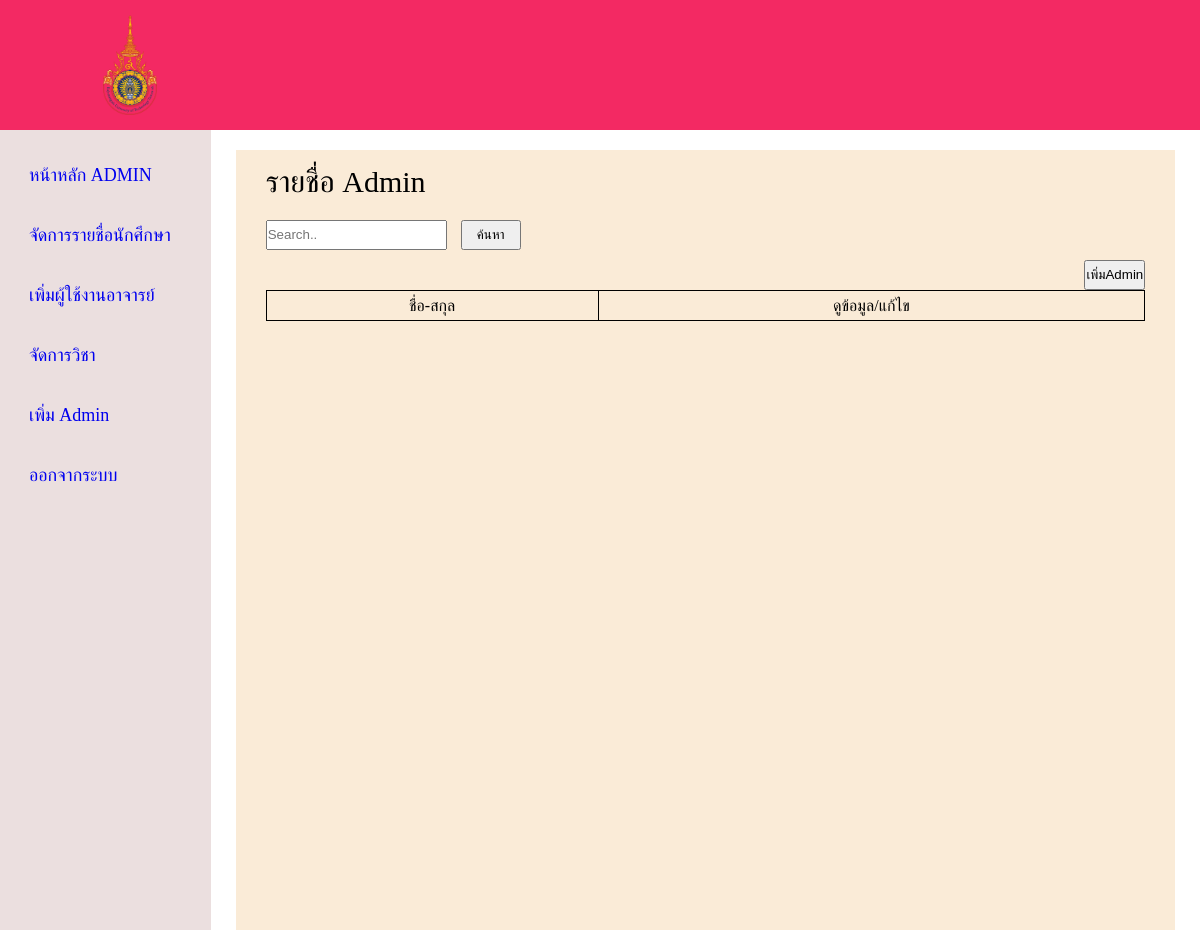
The app's page /admin/add-admin.php (signed in), older data.
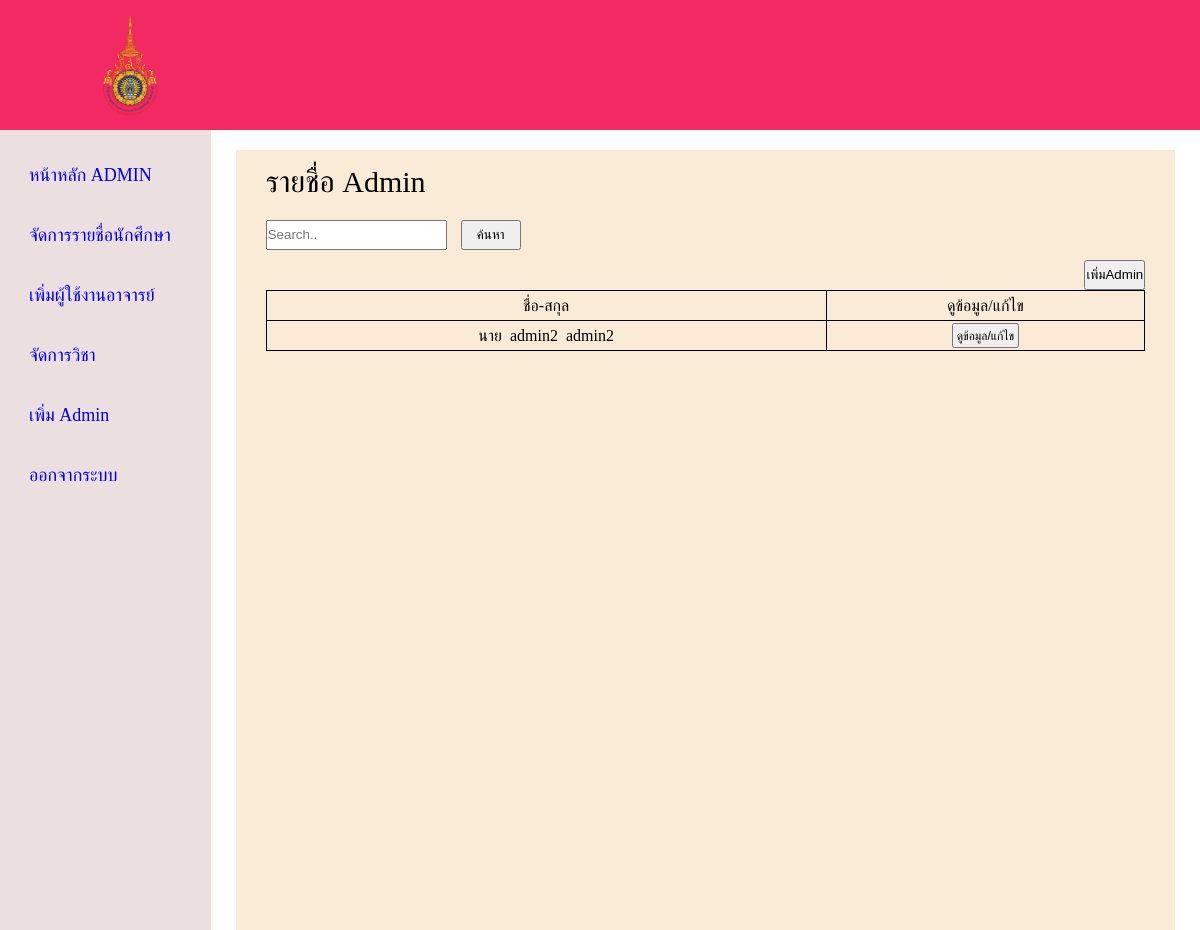
The same page, newer data.
### tables this page shows
CREATE TABLE `admin_list` (
  `Admin_id` int(11) NOT NULL,
  `User_id` int(11) NOT NULL,
  `Prefix` text NOT NULL,
  `Fname` varchar(100) NOT NULL,
  `Lname` varchar(100) NOT NULL
);

### admin/add-admin.php (the view, shortened to what this page needs)
<?php
require '../connect.php';
if(isset($_POST['btn-search'])){
    $name = $_POST['searchA'];
    $sql = "SELECT * FROM admin_list WHERE Fname LIKE '%$name%' order by Fname ASC";
}
else{
    $sql = "SELECT * FROM admin_list";
}
$result = $connect->query($sql);
?>
<!DOCTYPE html>
<html lang="en">
<head>
    <link rel='stylesheet' type='text/css' media='screen' href='styleadmin.css'>
</head>
<body>
<header class="header">
        <img src="../picture/มหาวิทยาลัยเทคโนโลยีราชมงคลตะวันออก.png" class="logo">
        </header>
        <div class="container">
            <nav class="sidebar">
                <div class="menu-bar">
                    <div class="menu">
                        <ul class="menu-links">
                            <li class="link">
                                <a href ="admin_home.php">
                                    <span class="text nav-text">หน้าหลัก ADMIN</span>
                                </a>
                            </li>
                            <li class="link">
                                <a href ="admin_manageStd.php">
                                    <span class="text nav-text">จัดการรายชื่อนักศึกษา</span>
                                </a>
                            </li>
                            <li class="link">
                                <a href ="add-user-teacher.php">
                                    <span class="text nav-text">เพิ่มผู้ใช้งานอาจารย์</span>
                                </a>
                            </li>
                            <li class="link">
                                <a href ="Admin_manageSub.php">
                                    <span class="text nav-text">จัดการวิชา</span>
                                </a>
                            </li>
                            <li class="link">
                                <a href ="add-admin.php">
                                    <span class="text nav-text">เพิ่ม Admin</span>
                                </a>
                            </li>
                            <li class="link">
                                <a href ="logout.php">
                                    <span class="text nav-text">ออกจากระบบ</span>
                                </a>
                            </li>
                        </ul>
                    </div>
                </div>
            </nav>
            <section class="home">
                <div class= "container-box">
                    <span>รายชื่อ Admin</span>
                        <div class="search-name">
                            <form action = "add-admin.php" class = "" method = "POST">
                                <input type="text" placeholder = "Search.." name="searchA">
                                <input type="submit" value="ค้นหา" name="btn-search" class="btn-search">
                            </form>
                        </div>
                    <div class="box-add-admin">
                        <button id="btn-add-admin">เพิ่มAdmin</button>
                    </div>
                    <form action = "add-admin.php" class ="" method = "POST">
                        <table>
                            <tr>
                                <td>ชื่อ-สกุล</td>
                                <td>ดูข้อมูล/แก้ไข</td>
                            </tr>
                            <?php while($row = $result->fetch_assoc()): ?>
                            <tr>
                                <td><?php echo $row['Prefix'];echo "&nbsp&nbsp" ; echo $row['Fname']; echo "&nbsp&nbsp" ; echo $row['Lname'];?></td>
                                <td><input type="submit" value="ดูข้อมูล/แก้ไข" name= "btn-edit"></td>
                            </tr>
                            <?php endwhile ?>
                        </table>
                    </form>
                </div>
            </section>
</body>
</html>

Row changes from the older to the newer data that the page shows:
added admin_list: Prefix "นาย", Fname "admin2", Lname "admin2"
